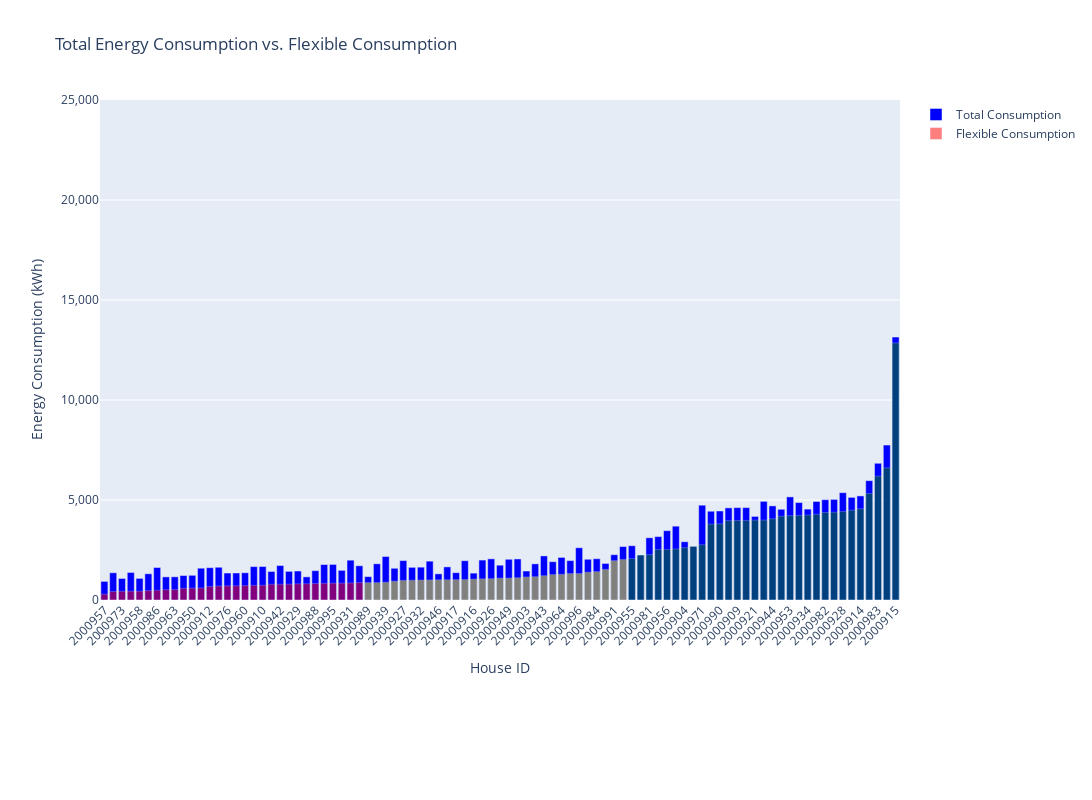

Notebook code for this chart:
### Markdown cell above
Experiment 2 (total consumption is just sum of all electrical devices does not matter if it is flexible or not)

### Code cell
import pandas as pd
import plotly.graph_objs as go

# Load the Excel file with the correct sheet name
excel_file = pd.ExcelFile(r'D:\Grenoble_university\6_month_internship\working space\data\combined_1_year_data_with_flexibility.xlsx')

# Load the appliances data
appliances_file_path = r'D:\Grenoble_university\6_month_internship\working space\data\column_titles_with add info.xlsx'
appliances_df = pd.read_excel(appliances_file_path)

# Define houses to be excluded
excluded_houses = {'2000902', '2000920', '2000919', '2000924','2000933', '2000937', '2000977'} #('2000902', '2000920', '2000919', '2000924' site consumption is less then sum of flexible devices), ('2000933', '2000937', '2000977' without site consumption)

# Initialize dictionaries to store total and flexible energy consumption
total_consumption = {}
flexible_consumption = {}
total_site_consumption = {}
Total_light_consumption = {}

# Iterate over each sheet from 2000900 to 2000997
for sheet_number in range(2000900, 2000998):
    sheet_name = str(sheet_number)
    if sheet_name in excel_file.sheet_names and sheet_name not in excluded_houses:
        print(f"Processing sheet {sheet_name}")
        # Read the sheet
        df = pd.read_excel(excel_file, sheet_name=sheet_name)
        
        # Initialize dictionaries for this sheet
        total_consumption[sheet_name] = 0
        flexible_consumption[sheet_name] = 0
        total_site_consumption[sheet_name] = 0
        Total_light_consumption[sheet_name] =0
        
        # Iterate over columns and check if appliance names match
        for column in df.columns:
            for index, appliance in appliances_df.iterrows():
                # Extract substring before "(" symbol for comparison
                appliance_name = appliance['Appliance'].split("(")[0].strip()
                if appliance_name in column:
                    print(f"Found matching appliance: {appliance_name}")
                    # Convert column data to numeric type
                    df[column] = pd.to_numeric(df[column], errors='coerce')
                    # Calculate annual energy consumption based on typical power
                    # typical_power = appliance['typical power']
                    annual_energy = appliance['typical annual energy [kwh/yr]']                       # typical_power * df[column].sum() / (60 * 24 * 365)  # Assuming data is in 1-minute intervals
                    # Categorize as flexible or not flexible based on flexibility in appliances data
                    flexibility = appliance['Flexibility']
                    if flexibility == 'flexible':
                        print(f"{appliance['Appliance']} is flexible with annual energy consumption: {annual_energy} kWh")
                        flexible_consumption[sheet_name] += annual_energy
                    elif flexibility == 'not_flexible':
                        print(f"{appliance['Appliance']} is not flexible with annual energy consumption: {annual_energy} kWh")
                        total_consumption[sheet_name] += annual_energy
        # Add flexible consumption to total consumption
        total_consumption[sheet_name] += flexible_consumption[sheet_name]

# Convert dictionaries to DataFrame
data_df = pd.DataFrame({
    'House ID': list(total_consumption.keys()),
    'Total Consumption': list(total_consumption.values()),
    'Flexible Consumption': list(flexible_consumption.values())
})

# Define flexibility thresholds
high_threshold = data_df['Flexible Consumption'].quantile(0.66)
low_threshold = data_df['Flexible Consumption'].quantile(0.33)

# Categorize flexibility potential
def categorize_flexibility(value):
    if value >= high_threshold:
        return 'High'
    elif value >= low_threshold:
        return 'Average'
    else:
        return 'Low'

data_df['Flexibility Category'] = data_df['Flexible Consumption'].apply(categorize_flexibility)

# Define colors based on flexibility categories
color_map = {
    'High': 'green',
    'Average': 'yellow',
    'Low': 'red'
}

data_df['Color'] = data_df['Flexibility Category'].map(color_map)

# Sort DataFrame by Flexible Consumption
data_df = data_df.sort_values(by='Flexible Consumption')

# Create a figure
fig = go.Figure()

# Add bars for total consumption
fig.add_trace(go.Bar(
    x=data_df['House ID'],
    y=data_df['Total Consumption'],
    name='Total Consumption',
    marker_color='blue'
))

# Add bars for flexible consumption with colors based on flexibility category
fig.add_trace(go.Bar(
    x=data_df['House ID'],
    y=data_df['Flexible Consumption'],
    name='Flexible Consumption',
    marker=dict(color=data_df['Color']),
    opacity=0.5
))

# Update layout
fig.update_layout(
    title='Total Energy Consumption vs. Flexible Consumption',
    xaxis_title='House ID',
    yaxis_title='Energy Consumption (kWh)',
    yaxis=dict(
        tickformat=',.0f',
        range=[0, 25000]
    ),
    barmode='overlay',
    xaxis_tickangle=-45,
    width=2000,
    height=800,
    margin=dict(
        l=100,
        r=100,
        b=200,
        t=100
    )
)

# Show the figure
fig.show()

### Figure 1 — Plotly figure (JSON) as saved in the notebook; plotly's stock layout.template omitted (floating-point values rounded to 4 significant figures)
{"data": [{"marker": {"color": "blue"}, "name": "Total Consumption", "type": "bar", "x": ["2000957", "2000905", "2000973", "2000994", "2000958", "2000992", "2000986", "2000965", "2000963", "2000918", "2000950", "2000941", "2000912", "2000951", "2000976", "2000979", "2000960", "2000906", "2000910", "2000913", "2000942", "2000961", "2000929", "2000923", "2000988", "2000930", "2000995", "2000925", "2000931", "2000985", "2000989", "2000997", "2000939", "2000911", "2000927", "2000901", "2000932", "2000993", "2000946", "2000970", "2000917", "2000908", "2000916", "2000940", "2000926", "2000935", "2000949", "2000966", "2000903", "2000980", "2000943", "2000922", "2000964", "2000947", "2000996", "2000972", "2000984", "2000952", "2000991", "2000900", "2000955", "2000907", "2000981", "2000962", "2000956", "2000987", "2000904", "2000969", "2000971", "2000954", "2000990", "2000959", "2000909", "2000975", "2000921", "2000945", "2000944", "2000968", "2000953", "2000936", "2000934", "2000967", "2000982", "2000938", "2000928", "2000978", "2000914", "2000974", "2000983", "2000948", "2000915"], "y": [931, 1361, 1077, 1377, 1081, 1311, 1625, 1156, 1160, 1224, 1235, 1590, 1615, 1638, 1349, 1351, 1361, 1670, 1674, 1428, 1724, 1432, 1450, 1157, 1467, 1772, 1779, 1483, 1991, 1712, 1169, 1811, 2176, 1587, 1971, 1633, 1642, 1942, 1308, 1656, 1366, 1966, 1344, 1997, 2058, 1740, 2036, 2052, 1449, 1808, 2204, 1916, 2130, 1970, 2612, 2037, 2064, 1828, 2265, 2672, 2714, 2249, 3111, 3171, 3467, 3692, 2913, 2682, 4740, 4438, 4451, 4607, 4620, 4620, 4180, 4932, 4706, 4536, 5156, 4872, 4545, 4927, 5017, 5031, 5366, 5132, 5204, 5968, 6835, 7746, 13150]}, {"marker": {"color": ["red", "red", "red", "red", "red", "red", "red", "red", "red", "red", "red", "red", "red", "red", "red", "red", "red", "red", "red", "red", "red", "red", "red", "red", "red", "red", "red", "red", "red", "red", "yellow", "yellow", "yellow", "yellow", "yellow", "yellow", "yellow", "yellow", "yellow", "yellow", "yellow", "yellow", "yellow", "yellow", "yellow", "yellow", "yellow", "yellow", "yellow", "yellow", "yellow", "yellow", "yellow", "yellow", "yellow", "yellow", "yellow", "yellow", "yellow", "yellow", "green", "green", "green", "green", "green", "green", "green", "green", "green", "green", "green", "green", "green", "green", "green", "green", "green", "green", "green", "green", "green", "green", "green", "green", "green", "green", "green", "green", "green", "green", "green"]}, "name": "Flexible Consumption", "opacity": 0.5, "type": "bar", "x": ["2000957", "2000905", "2000973", "2000994", "2000958", "2000992", "2000986", "2000965", "2000963", "2000918", "2000950", "2000941", "2000912", "2000951", "2000976", "2000979", "2000960", "2000906", "2000910", "2000913", "2000942", "2000961", "2000929", "2000923", "2000988", "2000930", "2000995", "2000925", "2000931", "2000985", "2000989", "2000997", "2000939", "2000911", "2000927", "2000901", "2000932", "2000993", "2000946", "2000970", "2000917", "2000908", "2000916", "2000940", "2000926", "2000935", "2000949", "2000966", "2000903", "2000980", "2000943", "2000922", "2000964", "2000947", "2000996", "2000972", "2000984", "2000952", "2000991", "2000900", "2000955", "2000907", "2000981", "2000962", "2000956", "2000987", "2000904", "2000969", "2000971", "2000954", "2000990", "2000959", "2000909", "2000975", "2000921", "2000945", "2000944", "2000968", "2000953", "2000936", "2000934", "2000967", "2000982", "2000938", "2000928", "2000978", "2000914", "2000974", "2000983", "2000948", "2000915"], "y": [289, 423, 435, 439, 439, 469, 487, 514, 518, 582, 593, 602, 677, 700, 707, 709, 719, 732, 736, 786, 786, 790, 808, 811, 825, 834, 841, 841, 853, 870, 873, 873, 892, 945, 983, 991, 1000, 1004, 1012, 1014, 1020, 1028, 1048, 1059, 1070, 1098, 1098, 1114, 1153, 1166, 1216, 1274, 1288, 1328, 1328, 1395, 1422, 1532, 1969, 2030, 2072, 2249, 2269, 2529, 2529, 2554, 2617, 2682, 2764, 3796, 3809, 3965, 3978, 3978, 3994, 3994, 4064, 4190, 4218, 4230, 4249, 4285, 4375, 4389, 4428, 4490, 4562, 5326, 6193, 6608, 12854]}], "layout": {"barmode": "overlay", "height": 800, "margin": {"b": 200, "l": 100, "r": 100, "t": 100}, "title": {"text": "Total Energy Consumption vs. Flexible Consumption"}, "width": 2000, "xaxis": {"tickangle": -45, "title": {"text": "House ID"}}, "yaxis": {"range": [0, 25000], "tickformat": ",.0f", "title": {"text": "Energy Consumption (kWh)"}}}}
